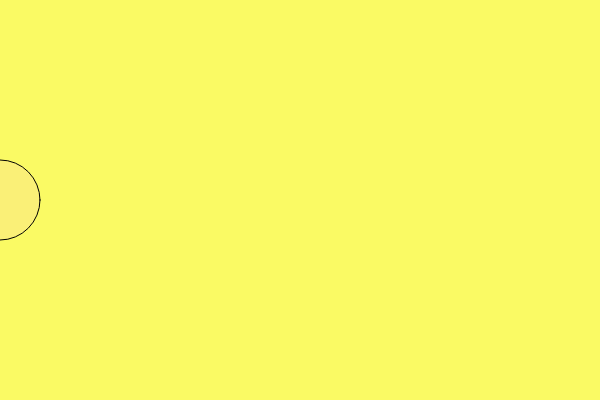
Frame 1 (no input)
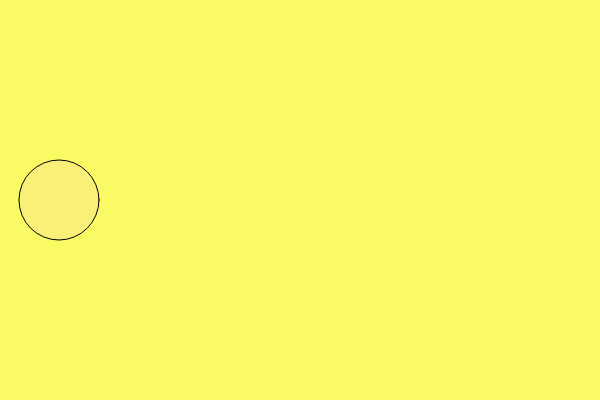
Frame 60 (no input)
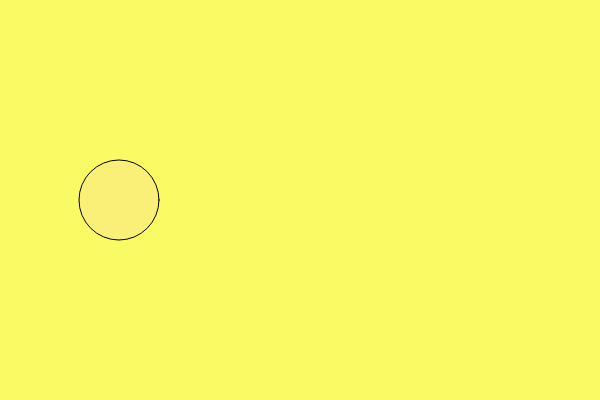
Frame 120 (the mouse pressed at the canvas centre since frame 60)

The p5.js sketch that drew these frames (run headless with seeded random() and noise() and a simulated clock; from frame 60 on, the mouse is pressed at the canvas centre):

// p5.js sketch
// ── sketch.js
var circleX = 0;

function setup() {
createCanvas(600, 400);
}

function draw() {  
background(250, 250, 100);
fill(250, 200, 200, 50);
ellipse(circleX, 200, 80, 80);

circleX = circleX + 1;
if (circleX >= 400)
circleX = 0;
}
